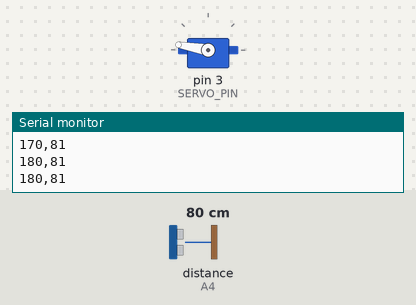
The sketch below on a simulated Arduino Uno, built with avr-gcc and run on an emulated ATmega328P. Parts: servo, the last lines printed to the serial monitor. The test bench sets the inputs (shaded band); at power-on: distance to the obstacle (sensor on A4) 80 cm. The echo pulse lasts 58.3 µs per cm.

Above: at 5.2 s.
5.3 s: distance to the obstacle (sensor on A4) set to 198 cm
At 5.64 s:
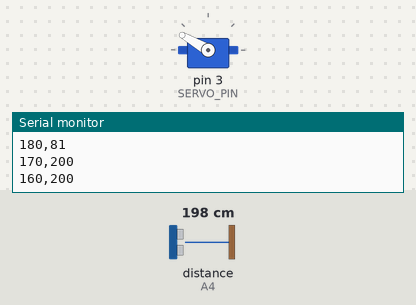
8.3 s: distance to the obstacle (sensor on A4) set to 205 cm
At 8.93 s:
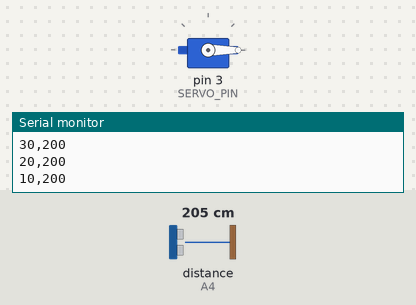
11.3 s: distance to the obstacle (sensor on A4) set to 2 cm
At 11.37 s:
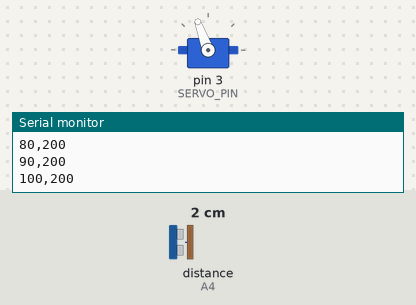
14.3 s: distance to the obstacle (sensor on A4) set to 120 cm
Timing chart, 0 to 18.3 s (numbered marks = the images above; inputs shaded):
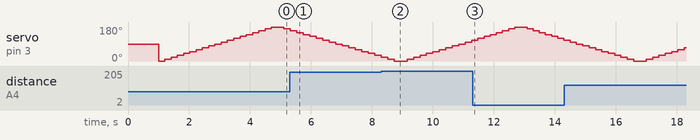

The sketch:

map_arduino.ino
```cpp
#include <NewPing.h>
#include <Servo.h>
#include <math.h>

// === Ultrasonic Sensor ===
#define TRIG_PIN A5
#define ECHO_PIN A4
#define MAX_DISTANCE 200   // cm

NewPing sonar(TRIG_PIN, ECHO_PIN, MAX_DISTANCE);

// === Servo ===
#define SERVO_PIN 3
Servo servo;

// === Mapping Parameters ===
#define CELL_SIZE 20      // cm per grid cell
#define MIN_DISTANCE 2    // cm
#define STEP_ANGLE 10     // degrees per sweep step

void setup() {
  Serial.begin(9600);
  servo.attach(SERVO_PIN);

  Serial.println("Starting scan...");
  delay(1000);
}

void loop() {
  // Sweep left-to-right
  for (int angle = 0; angle <= 180; angle += STEP_ANGLE) {
    servo.write(angle);
    delay(200); // allow servo to reach position
    int distance = sonar.ping_cm();

    if (distance == 0) distance = MAX_DISTANCE;
    if (distance < MIN_DISTANCE) distance = MIN_DISTANCE;
    if (distance > MAX_DISTANCE) distance = MAX_DISTANCE;

    // Send angle and distance to Raspberry Pi
    Serial.print(angle);
    Serial.print(",");
    Serial.println(distance);
  }

  // Sweep right-to-left
  for (int angle = 180; angle >= 0; angle -= STEP_ANGLE) {
    servo.write(angle);
    delay(200);
    int distance = sonar.ping_cm();

    if (distance == 0) distance = MAX_DISTANCE;
    if (distance < MIN_DISTANCE) distance = MIN_DISTANCE;
    if (distance > MAX_DISTANCE) distance = MAX_DISTANCE;

    Serial.print(angle);
    Serial.print(",");
    Serial.println(distance);
  }
}
```

Measured:
- the behaviour switches between 200 and 201 cm on distance to the obstacle (sensor on A4) (found by bisection; images 1 and 2)
